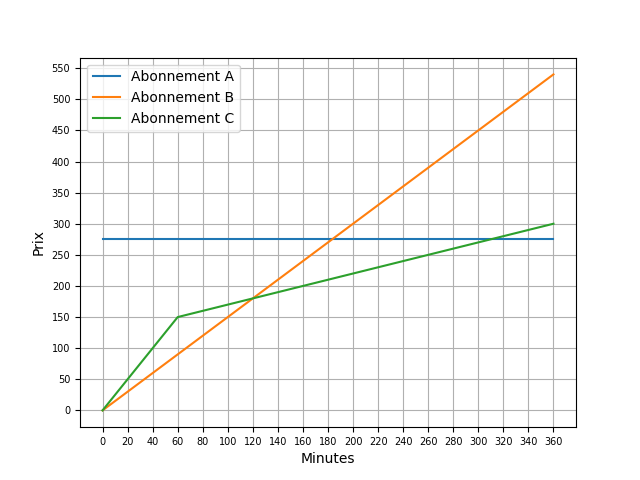

Generate this figure with Python:
import matplotlib.pyplot as plt
import math

def a(t):
    return 276

def b(t):
    return 1.5 * t

def c(t):
    return 1.5*abs(t) - abs(t - 60) + 60

X = [i for i in range(0,370,10)]
A = [a(t) for t in X]
B = [b(t) for t in X]
C = [c(t) for t in X]
plt.plot(X,A,label='Abonnement A')
plt.plot(X,B,label='Abonnement B')
plt.plot(X,C,label='Abonnement C')
plt.legend()
plt.xlabel('Minutes')
plt.ylabel('Prix')
plt.xticks([i for i in range(0,370,20)], fontsize=7)
plt.yticks(range(0,600,50),fontsize=7)
plt.grid(True)
plt.show()
